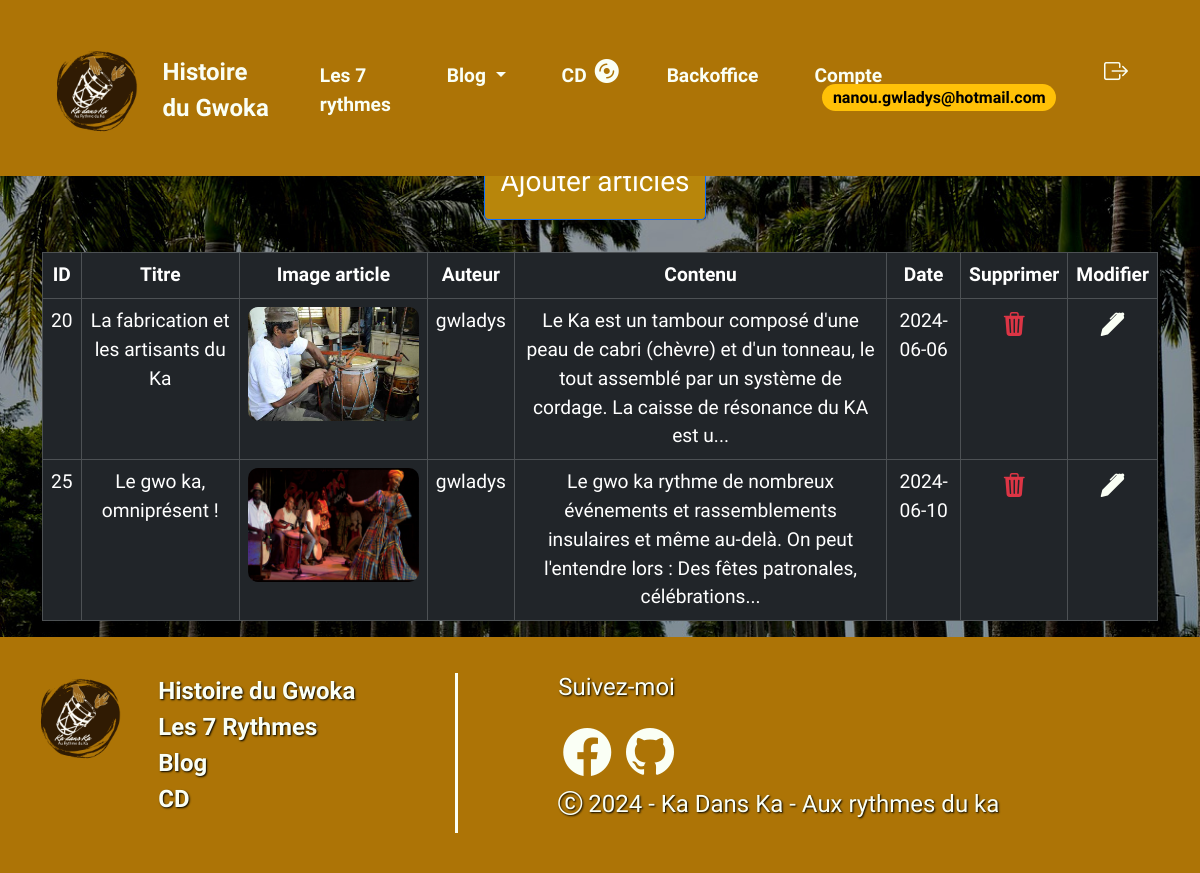
/admin/posts.php (signed in), run on the app's committed database.
### tables this page shows
CREATE TABLE `posts` (
  `id` int NOT NULL,
  `user_id` int DEFAULT NULL,
  `image` varchar(255) NOT NULL,
  `title` varchar(255) NOT NULL,
  `content` text NOT NULL,
  `author` varchar(100) NOT NULL,
  `created_at` date DEFAULT NULL,
  `updated_at` date DEFAULT NULL
);

### inc/functions.inc.php (called while the page is built, shortened)
<?php
function connexionBdd()
{
    $dsn = "mysql:host=" . DBHOST . ";dbname=" . DBNAME . ";charset=utf8";
    try {
        $pdo = new PDO($dsn, DBUSER, DBPASS);
        $pdo->setAttribute(PDO::ATTR_ERRMODE, PDO::ERRMODE_EXCEPTION);
        $pdo->setAttribute(PDO::ATTR_DEFAULT_FETCH_MODE, PDO::FETCH_ASSOC);
    } catch (PDOException $e) {
        die($e->getMessage());
    }
    return $pdo;
}
function allPosts() {
    $pdo = connexionBdd();
    $sql = "SELECT * FROM posts";
    $request = $pdo->query($sql);
    $result = $request->fetchAll();
    return $result;
}
?>

### admin/posts.php (the view, shortened to what this page needs)
<?php
require_once "../inc/functions.inc.php";
require_once "../inc/header.inc.php";
?>
<main>
<div class="container d-flex flex-column justify-content-center align-items-center mt-5">
<h2 class="text-center fw-bolder mb-5 text-danger">Les articles</h2>
<a href="gestions_posts.php" class="btn btn-primary p-3 fs-3 mb-3">Ajouter articles</a>
<table class="table table-dark table-bordered mt-3 text-center">
            <thead>
                <tr>
                    <th>ID</th>
                    <th>Titre</th>
                    <th>Image article</th>
                    <th>Auteur</th>
                    <th>Contenu</th>
                    <th>Date</th>
                    <th>Supprimer</th>
                    <th> Modifier</th>
                </tr>
            </thead>
            <tbody>
<?php
        $posts = allPosts();
                foreach ($posts as $post) {
                ?>
                    <tr>
                        <td><?= $post['id'] ?></td>
                        <td><?= $post['title'] ?></td>
                        <td> <img src="<?= RACINE_SITE . "assets/img/" . $post['image'] ?>" alt="image article" class="img-fluid upload-img"></td>
                        <td><?= $post['author'] ?> </td>
                        <td><?= substr($post['content'], 0, 200) ?>...</td>
                        <td><?= $post['created_at'] ?></td>
                        <td class="text-center">
                            <a href="gestions_posts.php?action=delete&id=<?= $post['id'] ?>">
                                <i class="bi bi-trash3-fill text-danger"></i>
                            </a>
                        </td>
                        <td class="text-center">
                            <a href="gestions_posts.php?action=update&id=<?= $post['id'] ?>">
                                <i class="bi bi-pen-fill"></i>
                            </a>
                        </td>
                    </tr>
                <?php
                }
                ?>
            </tbody>
        </table>
    </div>
</main>
<?php
require_once "../inc/footer.inc.php";
?>

### inc/header.inc.php (shortened to what this page needs)
<?php
require_once "functions.inc.php";
?>
<!DOCTYPE html>
<html lang="fr">
<head>
    <link href="https://unpkg.com/aos@2.3.1/dist/aos.css" rel="stylesheet">
    <link href="https://cdn.jsdelivr.net/npm/bootstrap@5.3.3/dist/css/bootstrap.min.css" rel="stylesheet">
    <link rel="stylesheet" href="https://cdn.jsdelivr.net/npm/bootstrap-icons@1.11.3/font/bootstrap-icons.min.css">
    <link rel="stylesheet" href="<?= RACINE_SITE ?>assets/css/style.css">
</head>
<body>
<header>
  <nav class="navbar fixed-top navbar-expand-lg navigation w-100">
    <div class="container-fluid">
      <div class="collapse navbar-collapse justify-content-center " id="navbarNavDropdown">
        <div class="logo">
          <a href="<?= RACINE_SITE?>index.php"> <img src="<?= RACINE_SITE?>assets/img/logo_ka_dans_ka.png" alt="logo"></a>
        </div>
        <ul class="navbar-nav">
          <li class="nav-item">
            <a class="nav-link.underline" aria-current="page" href="<?= RACINE_SITE?>index.php">Histoire du Gwoka</a>
          </li>
          <li class="nav-item">
            <a class="nav-link" href="<?= RACINE_SITE?>les_7_rythmes.php">Les 7 rythmes</a>
          </li>
          <li class="nav-item dropdown">
            <a class="nav-link dropdown-toggle" href="<?= RACINE_SITE?>blog.php" role="button" data-bs-toggle="dropdown" aria-expanded="false">
              Blog
            </a>
          </li>
          <li class="nav-item d-flex">
            <a class="nav-link" href="<?= RACINE_SITE?>cd.php">CD</a>
            <i class="bi bi-disc-fill"></i>
          </li>
          <?php if (isset($_SESSION['user'])) {?>
            <?php if ($_SESSION['user']['role'] == 'ROLE_ADMIN') {?>
              <li class="nav-item">
                <a class="nav-link" href="<?= RACINE_SITE?>admin/dashboard.php">Backoffice</a>
              </li>
            <?php }?>
            <li class="nav-item">
              <a class="nav-link" href="<?= RACINE_SITE?>profil.php">Compte <sup class="badge rounded-pill text-bg-warning ms-2 fs-6">
                <?= $_SESSION['user']['pseudo']?></sup></a>
            </li>
            <li class="nav-item">
              <a href="?action=deconnexion"><i class="bi bi-box-arrow-right"></i></a>
            </li>
          <?php } else {?>
            <a href="<?= RACINE_SITE?>inscription.php"> <i class="bi bi-person-fill-add"></i></a>
            <a href="<?= RACINE_SITE?>connexion.php"> <i class="bi bi-person-square"></i></a>
          <?php }?>
        </ul>
      </div>
    </div>
  </nav>
</header>

### inc/footer.inc.php (shortened to what this page needs)
<footer>
  <div class="footer-container pb-1">
    <img src="<?= RACINE_SITE ?>assets/img/logo_ka_dans_ka.png" alt="Logo_ka_dans_ka" class="logo-footer">
    <div class="footer-left">
      <ul>
        <li class="social"><a href="<?= RACINE_SITE ?>index.php">Histoire du Gwoka</a></li>
        <li class="social"><a href="<?= RACINE_SITE ?>les_7_rythmes.php">Les 7 Rythmes</a></li>
        <li class="social"><a href="<?= RACINE_SITE ?>blog.php">Blog</a></li>
        <li class="social"><a href="<?= RACINE_SITE ?>cd.php">CD</a></li>
      </ul>
    </div>
    <div class="footer-right">
      <h4 class="social">Suivez-moi</h4>
      <div class="icones-reseaux">
        <a href="https://www.facebook.com" target="_blank" rel="noopener noreferrer"><i class="bi bi-facebook"></i></a>
        <a href="https://github.com" target="_blank" rel="noopener noreferrer"><i class="bi bi-github"></i></a>
      </div>
      <h4 class="social"><i class="bi bi-c-circle"></i> 2024 - Ka Dans Ka - Aux rythmes du ka</h4>
    </div>
  </div>
</footer>
</body>
</html>

### assets/css/style.css (style rules this page uses)
* { margin: 0; padding: 0; box-sizing: border-box; text-decoration: none; }
body { font-family: 'handlee', cursive; font-size: 1.2rem; font-weight: 400; background: linear-gradient(rgba(0, 0, 0, 0.191), rgba(0, 0, 0, 0.200)), url("../img/Allee3.jpg") center/cover fixed; opacity: 30px; }
img { max-width: 100%; border-radius: 10px; }
:root { --marron-jaune: #C8953E; --jaune: #FFC304; --marron-clair: #AD7406; --marron-cofee: #76480A; --marron-fonce: #423604; --blanc:#FAFFF5; }
.navigation { width: 100%; height: 22vh; background-color: var(--marron-clair); padding: 40px; }
nav a { color: var(--blanc); }
.logo { width: 10% !important; }
.nav-item { padding: 20px; color: var(--blanc); padding: 20px; }
.nav-link { color: var(--blanc); font-weight: 800; }
.navbar-collapse { background-color: var(--marron-clair); margin-top: 5px; }
.bi-disc-fill, .bi-person-square, .bi-bag-fill, .bi-search { font-size:1.5rem; }
h1, h2 { font-weight: 800; text-align: center; text-shadow: 1px 1px 2px black; padding: 5px; color:var(--blanc); }
ul, li { list-style: none; }
a { text-decoration: none; color: var(--blanc); font-weight: 800; font-size: 1.5rem; }
.bi-facebook, .bi-github { font-size: 3rem; color: var(--blanc); padding: 5px; }
footer { width: 100%; background-color: var(--marron-clair) !important; padding: 36px; }
footer .footer-container { display: flex; }
.logo-footer { width: 8%; height: 8%; }
footer .footer-left { padding-right: 100px; border-right: 3px solid var(--blanc); }
footer .footer-right { padding-left: 100px; }
footer .icones-reseaux { margin-top: 16px; }
.social { text-shadow: 1px 1px 2px black; color:var(--blanc); }
.btn { display: inline-block; background-color: #B8860B; color: #fff; padding: 10px 20px; border-radius: 5px; transition: background-color 0.3s ease; }
.btn { margin-right: 10px; }

### data on the page
posts: id "20", title "La fabrication et les artisants du Ka", image (picture), author "gwladys", content "Le Ka est un tambour composé d'une peau de cabri (chèvre) et d'un tonneau, le tout assemblé par un système de cordage. La caisse de résonance du KA est u", created_at "2024-06-06"
posts: id "25", title "Le gwo ka, omniprésent !", image (picture), author "gwladys", content "Le gwo ka rythme de nombreux événements et rassemblements insulaires et même au-delà. On peut l'entendre lors : Des fêtes patronales, célébrations", created_at "2024-06-10"

### other printed values
$_SESSION['user']['pseudo'] "nanou.gwladys@hotmail.com"
